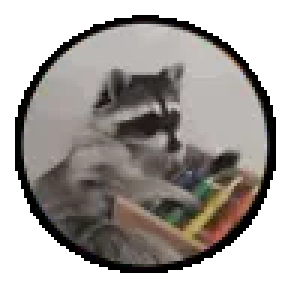
#> input picture vaca.png, 96 x 96 px (shown 3 times larger)
$ python color_converter_wplace.py
#> lines starting #> are read from the running program, lines starting #| are printed output that depends on the picture
from PIL import Image
import math
im = Image.open('vaca.png')
#> im is the input picture: PIL image 96x96 RGBA; mean R, G, B, A 76, 71.3, 67.7, 164.2
rgb_im = im.convert('RGB')
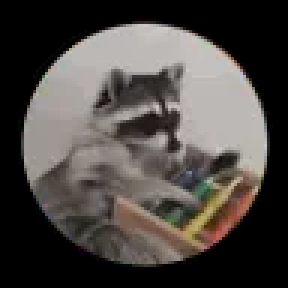
#> rgb_im: PIL image 96x96 RGB (shown 3 times larger); mean R, G, B 76, 71.3, 67.7
width, height = im.size
#> width = 96; height = 96
cores = []
padrao = [[0,0,0],[60,60,60],[120,120,120],[170,170,170],[210,210,210],[255,255,255],[96,0,24],[237,28,36],[250,128,114],[228,92,26],[255,127,39],[246,170,9],[249,221,59],[255,250,188],[232,212,95],[74,107,58],[90,148,74],[132,197,115],[14,185,104],[19,230,123],
[16,174,166],[19,225,190],
[15,121,159],[96,247,242],[187,250,242],
[40,80,158],[64,147,228],
[77,49,184],[107,80,246],[153,177,251],
[74,66,132],[122,113,196],[181,174,241],
[170,56,185],[224,159,249],
[203,0,122],[236,31,128],[243,141,169],
[155,82,73],[209,128,120],[250,182,164],
[104,70,52],[149,104,42],[219,164,99],
[123,99,82],[156,132,107],[214,181,148],
[209,128,81],[248,178,119],[255,197,165],
[109,100,63],[148,140,107],[205,197,158],
[51,57,65],[109,117,141],[179,185,209]]
for y in range(height):
    for x in range(width):
        distancias = []
        r, g, b = rgb_im.getpixel((x, y))
        smalldist = float('inf')
        smalli = 0
        for i in range(len(padrao)):
            dist = (padrao[i][0]-r)**2 + (padrao[i][1]-g)**2 + (padrao[i][2]-b)**2
            if dist < smalldist:
                smalldist = dist
                smalli = i
        im.putpixel((x, y), tuple(padrao[int(smalli)]))
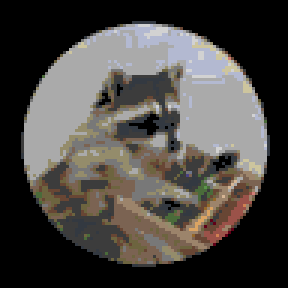
#> im: PIL image 96x96 RGBA (shown 3 times larger); mean R, G, B, A 74.5, 71.1, 67.4, 255

im.save("novo.png")
